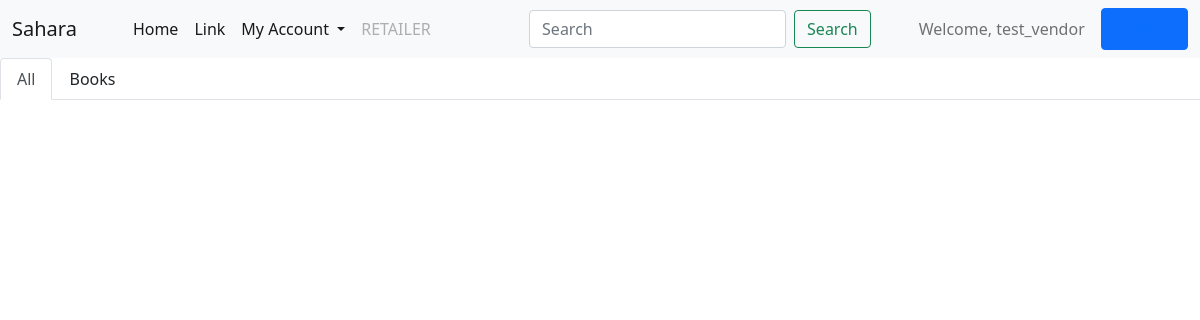
Before: / (signed in) with the older database file.
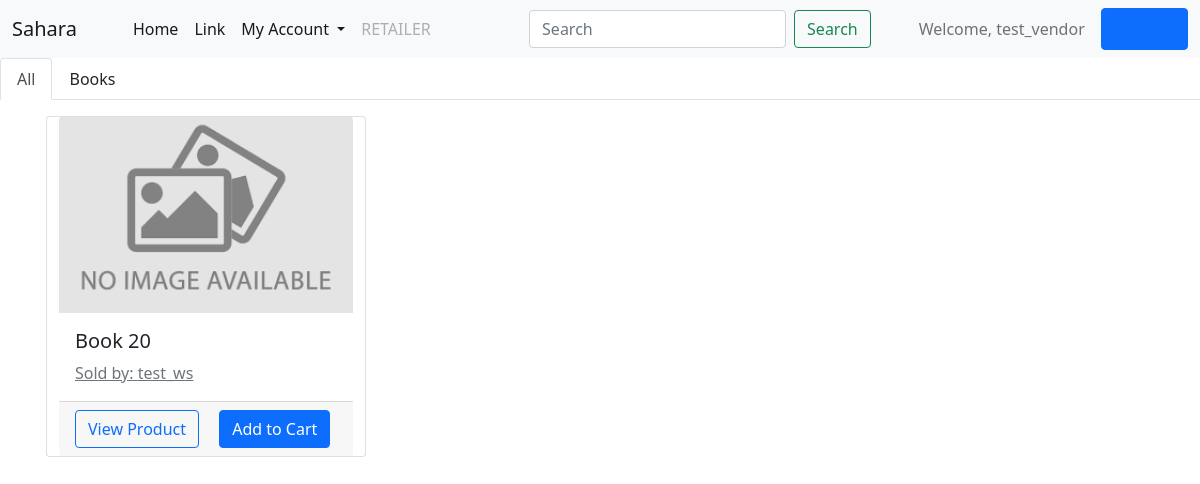
After: the same page with the newer database file.
### core/models.py (models this page shows, shortened)
class Product(models.Model):
    seller = models.ForeignKey(User, on_delete = models.CASCADE, related_name="seller")
    date_posted = models.DateTimeField(auto_now_add=True)
    stock = models.IntegerField(default=0)
    title = models.CharField(max_length=255)
    content = models.TextField(blank=True, null=True)
    img = models.ImageField(default = "default.png", upload_to = "product_imgs/", blank=True, null=True)
    rating = models.DecimalField(max_digits=3, decimal_places=2, default=0.00)

### core/views.py (the view)
# urls.py: path('', ProductListView.as_view(), name = "app-home"),
class ProductListView(ListView):
    model = Product
    template_name = 'core/home.html'
    context_object_name = 'prods'
    ordering = ['-date_posted']
    paginate_by = 20

### core/templates/core/home.html (shortened to what this page needs)
{% extends "core/base.html" %}
{% block nav %}
  <ul class="nav nav-tabs">
    <li class="nav-item">
      <a class="nav-link active" href="#">All</a>
    </li>
    <li class="nav-item">
      <a class="nav-link" style="text-decoration: none; color: inherit;" href="#">Books</a>
    </li>
{% endblock %}
{% block content %}
{% if user.profile.user_type == "RETAILER"%}
    {% for prod in prods %}
      {% if prod.seller.profile.user_type == "WHOLESALER" %}
        <div class="card mr-3" style="top:1rem; left: 1rem; width: 20rem; margin-right: 0.5rem; ">
            <a href="#">
                <img src="{{ prod.img.url }}" class="card-img-top" alt="Product image">
            </a>
            <div class="card-body">
                <a style="text-decoration: none; color:inherit" href="#">
                    <h5 class="card-title">{{ prod.title }}</h5>
                </a>
                <a class="card-subtitle text-muted" href="#">Sold by: {{ prod.seller }}</a>
            </div>
            <div class='card-footer'>
                <a href="{% url 'prod-detail' prod.id %}" class="card-link btn btn-outline-primary">View Product</a>
                <a href="#" class="card-link btn btn-primary">Add to Cart</a>
            </div>
          </div>
      {% endif %}
    {% endfor %}
{% endif %}
{% endblock content %}

Changed rows visible on the page:
added Product: img (placeholder picture), title "Book 20", seller "test_ws"
